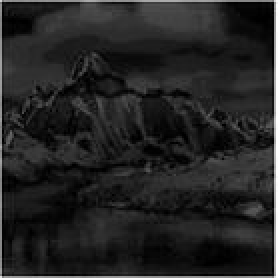
%> input picture Digital_Image_Processing/matlab_ref/images/mountain.jpg, 139 x 139 px (shown 2 times larger)
$ octave exp_2_2.m   (GNU Octave 9; MATLAB toolbox functions it lacks are replaced by stand-ins)
%> lines starting %> are read from the running program, lines starting %| are printed output that depends on the picture
clc;
clear;
close all;
cd d:/
cd DIP

mountain_0 = imread('images/mountain.jpg');
%> mountain_0 is the input picture: size 139x139 uint8; min 0, max 255, mean 35.7
subplot(2,2,1);
imshow(mountain_0);
subplot(2,2,2);
imhist(mountain_0);

mountain_1 = histeq(mountain_0);
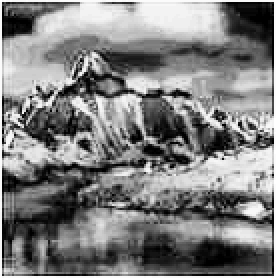
%> mountain_1: size 139x139 uint8 (shown 2 times larger); min 0, max 255, mean 127.5
subplot(2,2,3);
imshow(mountain_1);
subplot(2,2,4);
imhist(mountain_1);
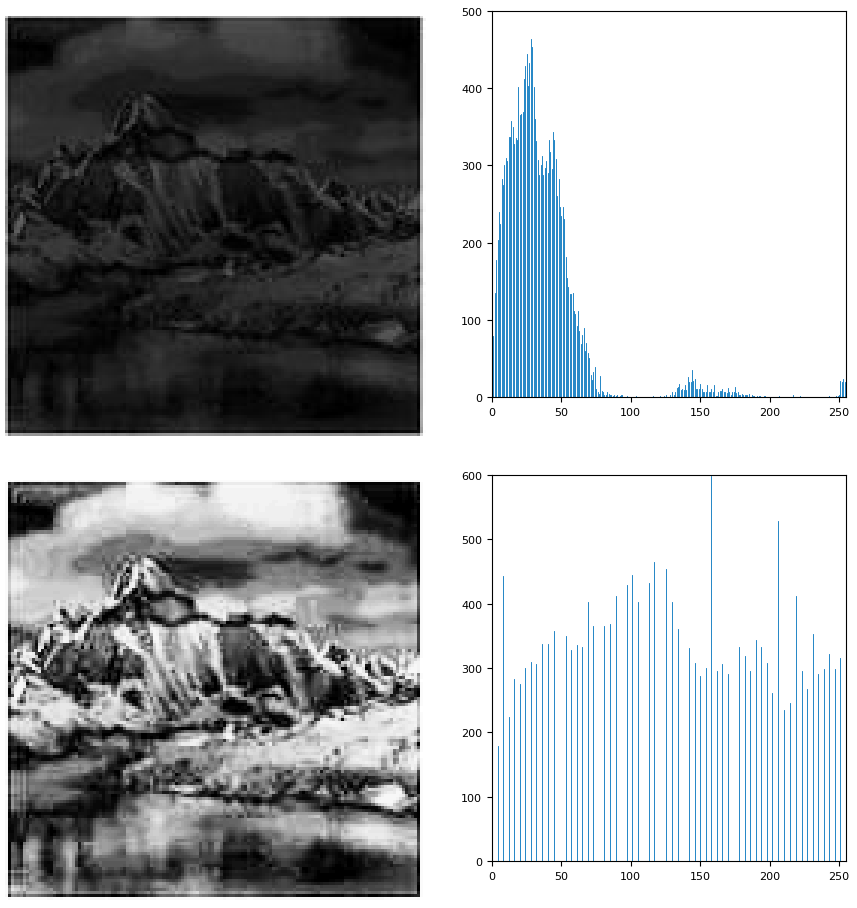
%> figure redrawn from the program's plot data, 4 panels

imwrite(mountain_1,'mountain_1.jpg')

$ run again, with Digital_Image_Processing/matlab_ref/images/Brain.jpg copied over Digital_Image_Processing/matlab_ref/images/mountain.jpg
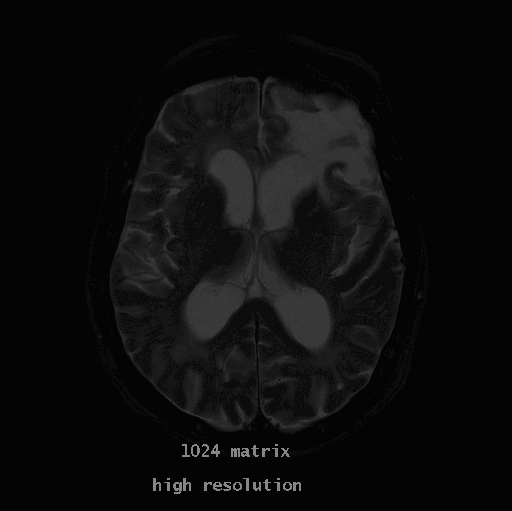
%> input picture Digital_Image_Processing/matlab_ref/images/Brain.jpg, 512 x 511 px
%> mountain_0 is the input picture: size 511x512x3 uint8; min 2, max 136, mean 12.6
%> `mountain_1 = histeq(mountain_0);`:
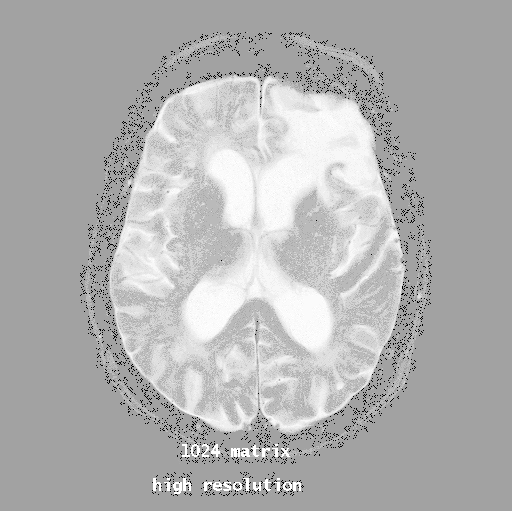
%> mountain_1: size 511x512x3 uint8; min 0, max 255, mean 177.8
%> `imhist(mountain_1);`:
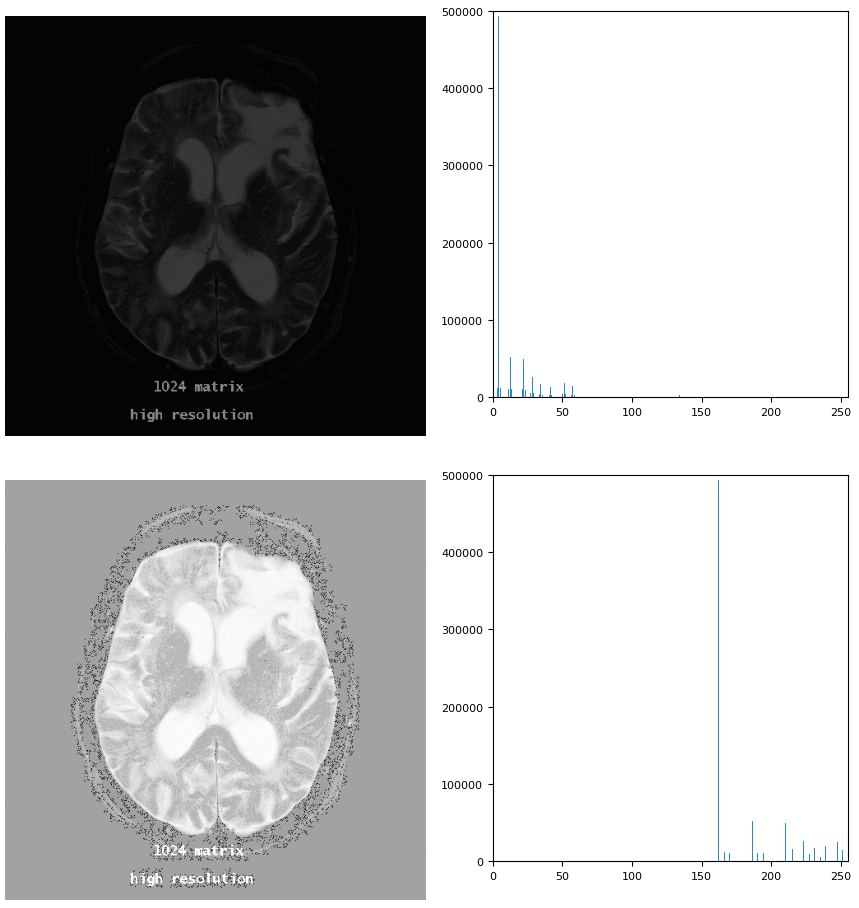
%> figure redrawn from the program's plot data, 4 panels
